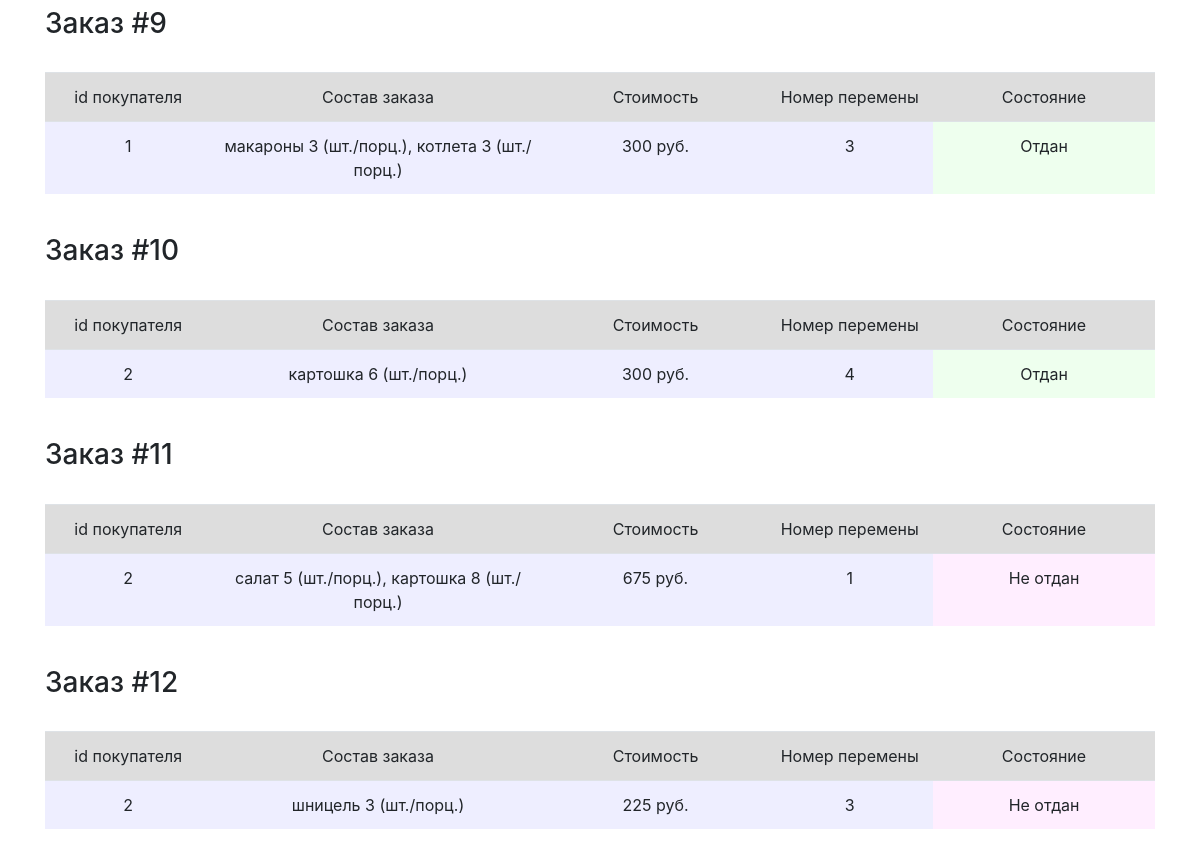
The page /index (lower part) on the database as committed earlier.
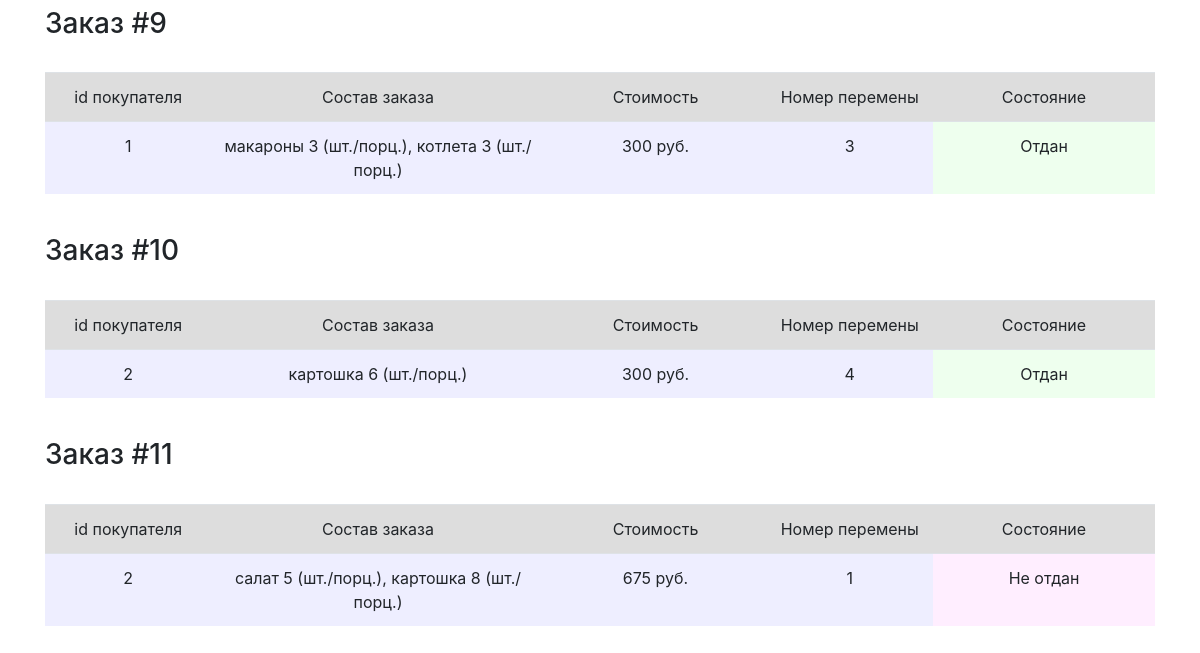
The same page on the database as committed later.
### data/orders.py (models this page shows)
class PersonalOrder(SqlAlchemyBase, UserMixin, SerializerMixin):
    __tablename__ = 'orders'
    id = sqlalchemy.Column(sqlalchemy.Integer, primary_key=True, autoincrement=True)
    person = sqlalchemy.Column(sqlalchemy.Integer, sqlalchemy.ForeignKey("users.id"))
    meal = sqlalchemy.Column(sqlalchemy.String)
    pause = sqlalchemy.Column(sqlalchemy.Integer)  #номер перемены
    status = sqlalchemy.Column(sqlalchemy.Boolean, default=False)

### main.py (the view)
@application.route("/")
@application.route("/index")
def index():
    db_sess = db_session.create_session()
    data = [order for order in db_sess.query(PersonalOrder).all()]
    orders = []
    for elem in data:
        summ = 0
        meal_count = {}
        for name_count in elem.meal.split(', '):
            meal_count[name_count.split('-')[0]] = int(name_count.split('-')[1])
            summ += prices[name_count.split('-')[0]] * int(name_count.split('-')[1])
        orders.append([elem.id, elem.person, ', \n'.join([f'{x} {y} (шт./порц.)' for x, y in meal_count.items()]),
                       summ, elem.pause, elem.status])
    return render_template("index.html", orders=orders, title='Заказы')

### data/db_session.py (called while the page is built)
def create_session() -> Session:
    global __factory
    return __factory()

### templates/index.html (shortened to what this page needs)
{% extends "base.html" %}
{% block content %}
{% for order in orders %}
<h3>Заказ #{{ order[0] }}</h3>
<br>
<div class="table_container">
    <table class="table">
        <tr class="my_row">
            <td class="title" width="150px" bgcolor="#dddddd" align="center">id покупателя</td>
            <td class="title" width="300px" bgcolor="#dddddd" align="center">Состав заказа</td>
            <td class="title" width="200px" bgcolor="#dddddd" align="center">Стоимость</td>
            <td class="title" width="150px" bgcolor="#dddddd" align="center">Номер перемены</td>
            <td class="title" width="200px" bgcolor="#dddddd" align="center">Состояние</td>
        </tr>
        <tr class="my_row">
            <td class="ordinary" bgcolor="#eeeeff" align="center">{{ order[1] }}</td>
            <td class="ordinary" bgcolor="#eeeeff" align="center">{{ order[2] }}</td>
            <td class="ordinary" bgcolor="#eeeeff" align="center">{{ order[3] }} руб.</td>
            <td class="ordinary" bgcolor="#eeeeff" align="center">{{ order[4] }}</td>
            {% if order[5] %}
            <td class="ordinary" bgcolor="#eeffee" align="center">Отдан</td>
            {% else %}
            <td class="ordinary" bgcolor="#ffeeff" align="center">Не отдан</td>
            {% endif %}
        </tr>
    </table>
</div>
<br>
{% endfor %}
{% endblock %}

### templates/base.html (shortened to what this page needs)
<!DOCTYPE html>
<html lang="en">
<head>
    <link rel="stylesheet" href="https://stackpath.bootstrapcdn.com/bootstrap/4.4.1/css/bootstrap.min.css"
>
    <link rel="stylesheet" href="../static/css/style.css">
</head>
  <body>
    <main role="main" class="container">
        <link rel="stylesheet" href="../static/img/photo.jpg">
        {% block content %}{% endblock %}
    </main>
  </body>
</html>

Rows that differ between the two databases and show on the page:
removed PersonalOrder: id "12", person "2", order "шницель 3 (шт./порц.)", order "225", pause "3", shows "Не отдан"
